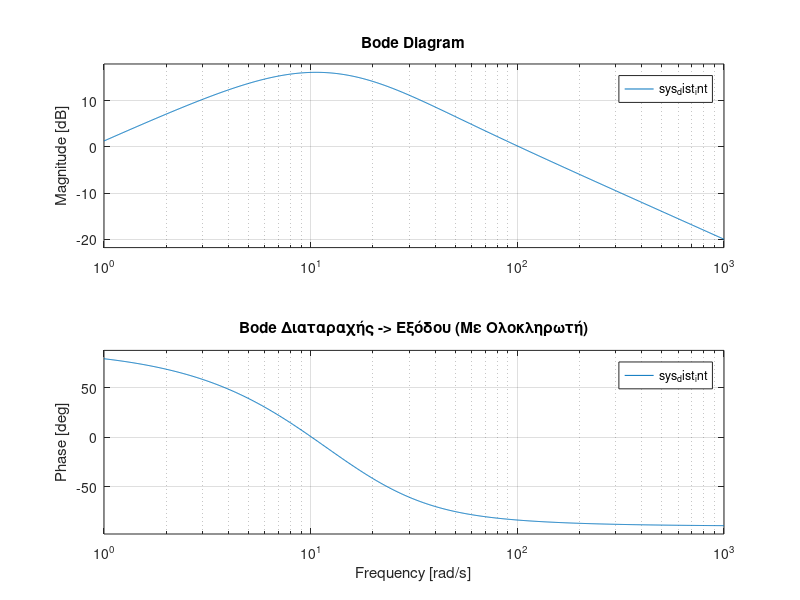

Here is the MATLAB script that generated this plot:
clear;
close all;
clf;
clc;

A = [-2, -0.02; 1, -10];
B = [2; 0];
C = [0, 1];
D = 0;
sys_open = ss(A, B, C, D);
P = [-10, -15]; 
K = place(A, B, P);
disp('Ο πίνακας κερδών K είναι:');
disp(K);
A_cl = A - B*K;
kr = -1 / (C * inv(A_cl) * B);
disp('Το κέρδος kr είναι:');
disp(kr);
B_cl = B * kr;
sys_closed = ss(A_cl, B_cl, C, D);
t = 0:0.01:2;
step(sys_closed, t);
title('Απόκριση Ταχύτητας Κινητήρα (Κλειστός Βρόχος) σε r=1');
xlabel('Χρόνος (sec)');
ylabel('Ταχύτητα \omega (rad/s)');
grid on;

clear;
close all;
clf;
clc;

A_cl = [-15, 0; 1, -10];
Bd = [0; 100];
C = [0, 1];
Dd = 0;
sys_disturbance = ss(A_cl, Bd, C, Dd);
disp('Συνάρτηση Μεταφοράς από d σε y:');
tf(sys_disturbance)
figure;
bode(sys_disturbance);
grid on;
title('Διάγραμμα Bode Κλειστού Βρόχου (Διαταραχή -> Έξοδος)');

clear;
close all;
clf;
clc;

A = [-2, -0.02; 1, -10];
B = [2; 0];
C = [0, 1];
Bd = [0; 100];

A_aug = [A, zeros(2,1); -C, 0];
B_aug = [B; 0];
Bd_aug = [Bd; 0];
C_aug = [C, 0];
D_aug = 0;

P = [-10, -15, -20]; 
K_aug = place(A_aug, B_aug, P);

A_cl = A_aug - B_aug * K_aug;
sys_dist_int = ss(A_cl, Bd_aug, C_aug, D_aug);

disp('Συνάρτηση Μεταφοράς από d σε y (με ολοκληρωτή):');
tf(sys_dist_int)

figure;
bode(sys_dist_int);
grid on;
title('Bode Διαταραχής -> Εξόδου (Με Ολοκληρωτή)');
